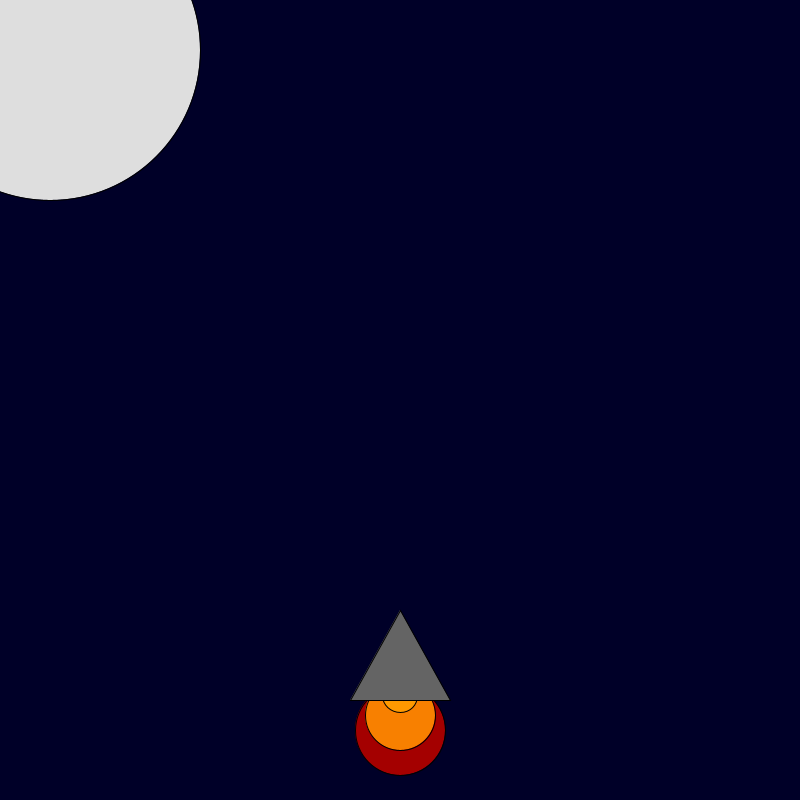
Frame 1 (no input)
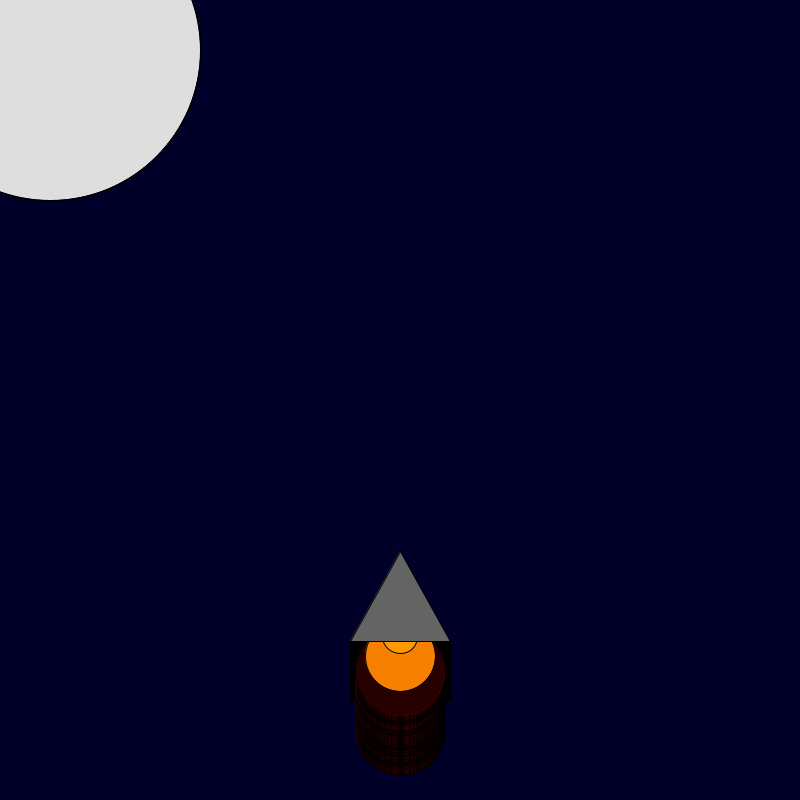
Frame 60 (the mouse pressed at the canvas centre just before this capture)
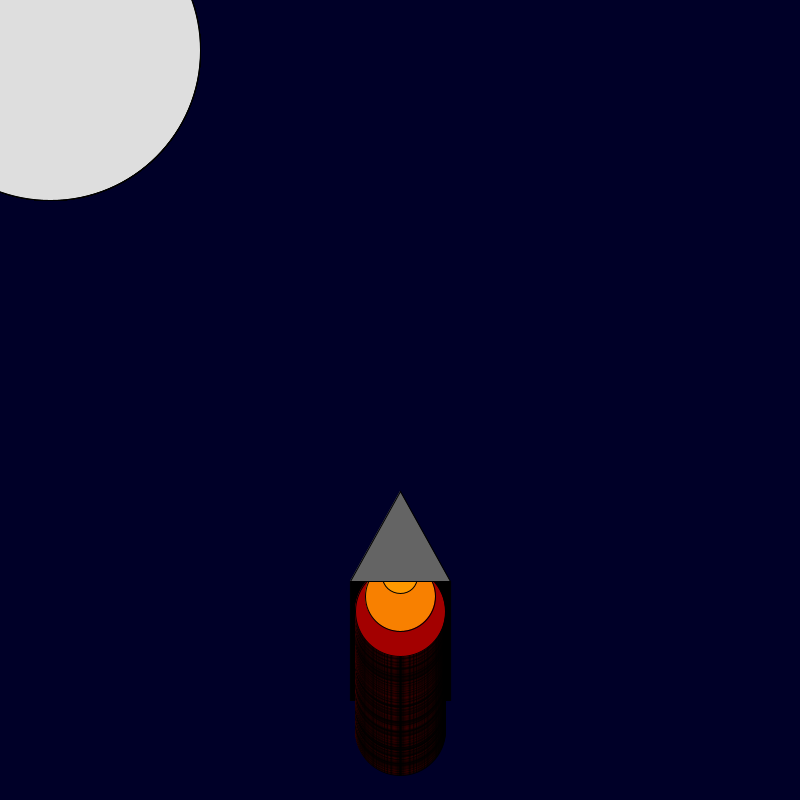
Frame 120 (the mouse held since frame 60 and released just before this capture)

The Processing sketch that drew these frames (run headless with seeded random() and noise(); from frame 60 on, the mouse is pressed at the canvas centre):

// Processing sketch: rocket_ship
// ── rocket_ship.pde
int x = 400; 
int y = 600;

void setup() {
    size(800, 800);
    background(0, 0, 40); 
}

void draw() {
    fill(#DEDEDE);
    ellipse(50, 50, 300, 300);
    fill(random(255), 0, 0);
    ellipse(x, y + 130, 90, 90);
    fill(248, 128, 0);
    ellipse(x, y + 115, 70, 70);
    fill(255, 153, 0);
    ellipse(x, y + 95, 35, 35);
    fill(100, 100, 100);
    triangle(x, y + 10, x + 50, y + 100, x - 50, y + 100);
y= y-1;
}
